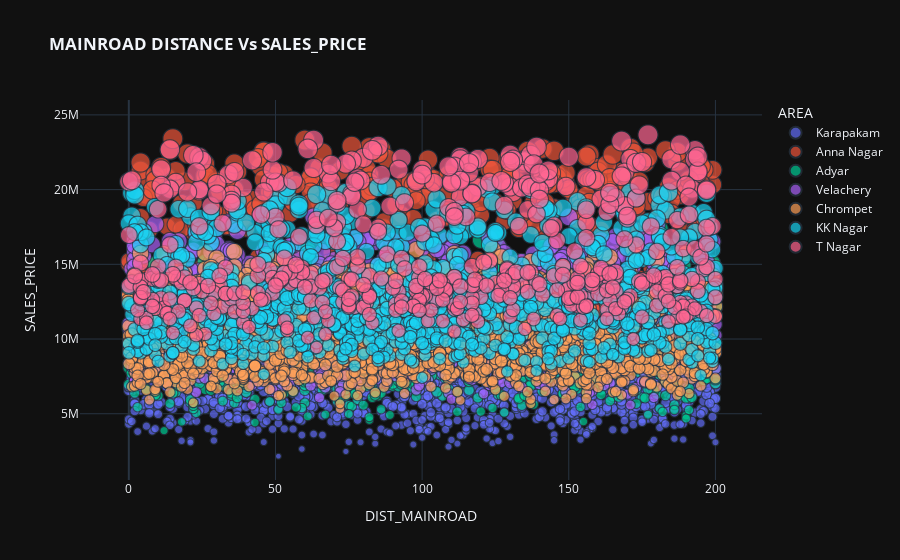

The notebook cell this image was saved under:
### Code cell
px.scatter(df,x='DIST_MAINROAD',y='SALES_PRICE',color='AREA',size='SALES_PRICE',template='plotly_dark',title='<b> MAINROAD DISTANCE Vs SALES_PRICE')

### Figure 1 — Plotly figure (JSON) as saved in the notebook; plotly's stock layout.template omitted (floating-point values rounded to 4 significant figures; data arrays with more than 128 entries replaced by an {"elided": "..."} marker saying what was removed)
{"data": [{"hovertemplate": "AREA=Karapakam<br>DIST_MAINROAD=%{x}<br>SALES_PRICE=%{marker.size}<extra></extra>", "legendgroup": "Karapakam", "marker": {"color": "#636efa", "size": {"elided": "1366 int values"}, "sizemode": "area", "sizeref": 59170.0, "symbol": "circle"}, "mode": "markers", "name": "Karapakam", "showlegend": true, "x": {"elided": "1366 int values"}, "xaxis": "x", "y": {"elided": "1366 int values"}, "yaxis": "y", "type": "scattergl"}, {"hovertemplate": "AREA=Anna Nagar<br>DIST_MAINROAD=%{x}<br>SALES_PRICE=%{marker.size}<extra></extra>", "legendgroup": "Anna Nagar", "marker": {"color": "#EF553B", "size": {"elided": "788 int values"}, "sizemode": "area", "sizeref": 59170.0, "symbol": "circle"}, "mode": "markers", "name": "Anna Nagar", "showlegend": true, "x": {"elided": "788 int values"}, "xaxis": "x", "y": {"elided": "788 int values"}, "yaxis": "y", "type": "scattergl"}, {"hovertemplate": "AREA=Adyar<br>DIST_MAINROAD=%{x}<br>SALES_PRICE=%{marker.size}<extra></extra>", "legendgroup": "Adyar", "marker": {"color": "#00cc96", "size": {"elided": "774 int values"}, "sizemode": "area", "sizeref": 59170.0, "symbol": "circle"}, "mode": "markers", "name": "Adyar", "showlegend": true, "x": {"elided": "774 int values"}, "xaxis": "x", "y": {"elided": "774 int values"}, "yaxis": "y", "type": "scattergl"}, {"hovertemplate": "AREA=Velachery<br>DIST_MAINROAD=%{x}<br>SALES_PRICE=%{marker.size}<extra></extra>", "legendgroup": "Velachery", "marker": {"color": "#ab63fa", "size": {"elided": "981 int values"}, "sizemode": "area", "sizeref": 59170.0, "symbol": "circle"}, "mode": "markers", "name": "Velachery", "showlegend": true, "x": {"elided": "981 int values"}, "xaxis": "x", "y": {"elided": "981 int values"}, "yaxis": "y", "type": "scattergl"}, {"hovertemplate": "AREA=Chrompet<br>DIST_MAINROAD=%{x}<br>SALES_PRICE=%{marker.size}<extra></extra>", "legendgroup": "Chrompet", "marker": {"color": "#FFA15A", "size": {"elided": "1702 int values"}, "sizemode": "area", "sizeref": 59170.0, "symbol": "circle"}, "mode": "markers", "name": "Chrompet", "showlegend": true, "x": {"elided": "1702 int values"}, "xaxis": "x", "y": {"elided": "1702 int values"}, "yaxis": "y", "type": "scattergl"}, {"hovertemplate": "AREA=KK Nagar<br>DIST_MAINROAD=%{x}<br>SALES_PRICE=%{marker.size}<extra></extra>", "legendgroup": "KK Nagar", "marker": {"color": "#19d3f3", "size": {"elided": "997 int values"}, "sizemode": "area", "sizeref": 59170.0, "symbol": "circle"}, "mode": "markers", "name": "KK Nagar", "showlegend": true, "x": {"elided": "997 int values"}, "xaxis": "x", "y": {"elided": "997 int values"}, "yaxis": "y", "type": "scattergl"}, {"hovertemplate": "AREA=T Nagar<br>DIST_MAINROAD=%{x}<br>SALES_PRICE=%{marker.size}<extra></extra>", "legendgroup": "T Nagar", "marker": {"color": "#FF6692", "size": {"elided": "501 int values"}, "sizemode": "area", "sizeref": 59170.0, "symbol": "circle"}, "mode": "markers", "name": "T Nagar", "showlegend": true, "x": {"elided": "501 int values"}, "xaxis": "x", "y": {"elided": "501 int values"}, "yaxis": "y", "type": "scattergl"}], "layout": {"xaxis": {"anchor": "y", "domain": [0, 1], "title": {"text": "DIST_MAINROAD"}}, "yaxis": {"anchor": "x", "domain": [0, 1], "title": {"text": "SALES_PRICE"}}, "legend": {"title": {"text": "AREA"}, "tracegroupgap": 0, "itemsizing": "constant"}, "title": {"text": "<b> MAINROAD DISTANCE Vs SALES_PRICE"}}}
